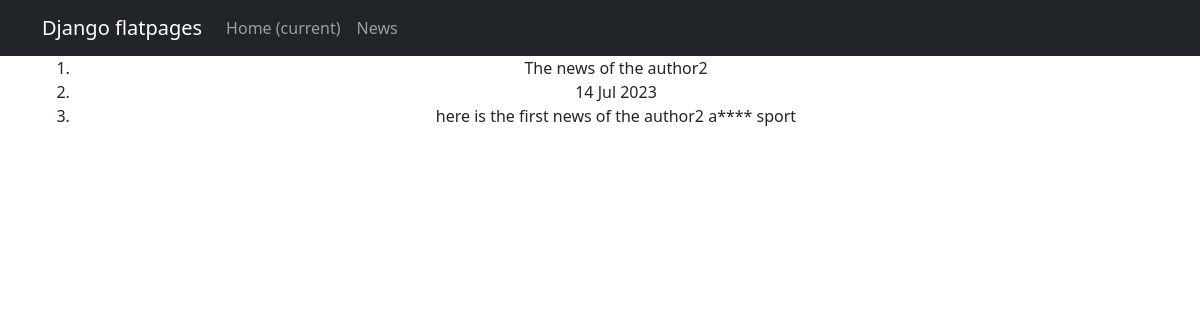
Screenshot of /news/3 with the database file from the repository.
### NewsPortal/models.py (models this page shows, shortened)
class Post(models.Model):
    post_author = models.ForeignKey(Author, on_delete=models.CASCADE)
    post_choice = models.CharField(max_length=2, choices=POSITIONS)
    post_time_in = models.DateTimeField(auto_now_add=True)
    post_link = models.ManyToManyField(Category, "PostCategory")
    post_header = models.CharField(max_length=255)
    post_text = models.TextField()
    rating = models.FloatField(default=0.0)

### NewsPortal/views.py (the view)
# urls.py: path('<int:pk>', Event.as_view()),
class Event(DetailView):
    model = Post
    template_name = 'event.html'
    context_object_name = 'event'

### NewsPortal/templatetags/custom_filters.py (called while the page is built)
@register.filter()
def censor(text):
   new_text = text
   stop_list = [
      'text',
      'about'
         ]
   for bad in stop_list:
      new_text = new_text.replace(bad, bad[:1] + '*' * (len(bad) - 1))
      if type(bad) != str:
         raise TypeError('должна быть строка')
   return new_text

### templates/event.html (shortened to what this page needs)
{% extends 'flatpages/default.html' %}
{% load custom_filters %}
{% block content %}
<ol>
<li>{{ event.post_header|censor }}</li>
<li>{{ event.post_time_in|date:'d M Y' }}</li>
<li>{{ event.post_text|censor }}</li>
</ol>
{% endblock content %}

### rows the page displays
Post: post_header|censor "The news of the author2", post_time_in "14 Jul 2023", post_text|censor "here is the first news of the author2 a**** sport"
